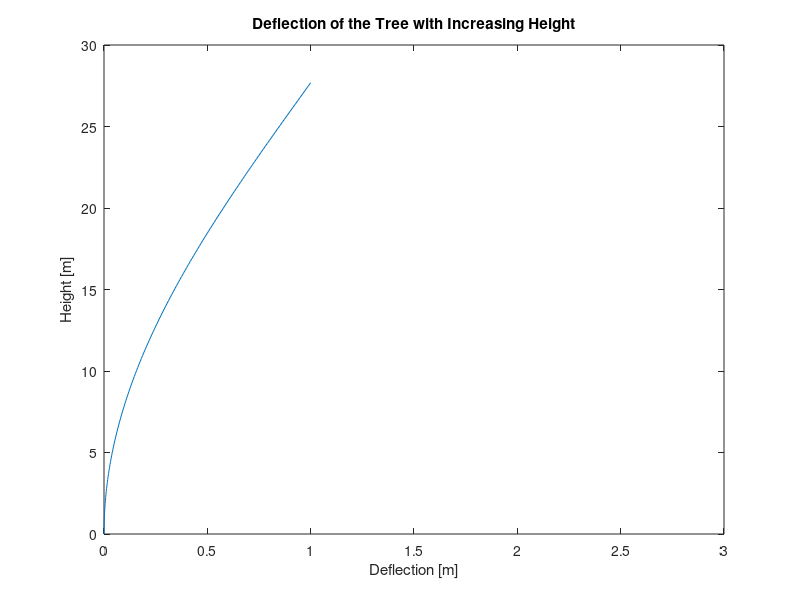

This figure's MATLAB source:
L = 27.68608264;
y = linspace (0,L,150); 
k = 0.056735954;
f = -(cos(k*y) - 1);
plot (f,y); 
xlim([0 3]);

title('Deflection of the Tree with Increasing Height');
xlabel('Deflection [m]'); 
ylabel('Height [m]'); 